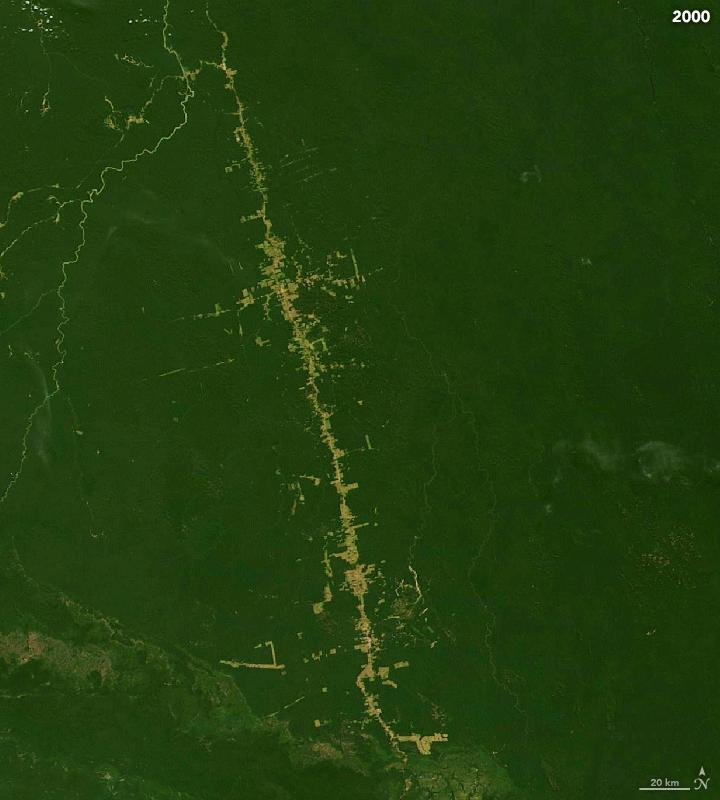
#> input picture Deber_Procesamiento_de_Imagen/frame_001.jpg, 720 x 800 px
$ jupyter execute --allow-errors 'Actividad3 Jorge Garcia.ipynb'
#> lines starting #> are read from the running program, lines starting #| are printed output that depends on the picture; after the words box and inside, x2 and y2 are one past the last pixel; in counts of white or black regions, pixels touching at a corner belong together
## NAME: Jorge García

[cell 1]
import matplotlib.pyplot as plt
import matplotlib.image as mpimg
import numpy as np
import cv2

#### Funciones que se van a usar.

[cell 2]
def aplicar_dilatacion(imagen, tamano_elemento_estructurante=5):
    # Definir el elemento estructurante (kernel) en forma de cuadrado
    kernel = cv2.getStructuringElement(cv2.MORPH_RECT, (tamano_elemento_estructurante, tamano_elemento_estructurante))

    # Aplicar la operación de dilatación
    imagen_dilatada = cv2.dilate(imagen, kernel)

    return imagen_dilatada

[cell 3]
def obtener_imprimir_estadisticas(imagen):
    media = np.mean(imagen)
    desviacion_estandar = np.std(imagen)
    mediana = np.median(imagen)
    valor_maximo = np.max(imagen)
    valor_minimo = np.min(imagen)

    # Imprimir los resultados
    print(f'Media: {media}')
    print(f'Desviación Estándar: {desviacion_estandar}')
    print(f'Mediana: {mediana}')
    print(f'Valor Máximo: {valor_maximo}')
    print(f'Valor Mínimo: {valor_minimo}')
    print('-'*10)

    # Retornar las estadísticas como una tupla
    return media, desviacion_estandar, mediana, valor_maximo, valor_minimo

##### Mostrar - Histograma mostrar_histogramas(histogramas)

[cell 4]
def mostrar_histogramas(histogramas):
    # Mostrar el histograma
    plt.subplot(2, 1, 2)
    plt.plot(histogramas, color='blue')
    plt.title('Histograma de la imagen en escala de grises')
    plt.xlabel('Valor de píxel')
    plt.ylabel('Frecuencia')

    # Mostrar los gráficos
    plt.show()

##### Mostrar Imagenes - mostrar_imagenes(images)

[cell 5]
def mostrar_imagenes(images,title):
    fig, axs = plt.subplots(1, len(images), figsize=(15, 3))

    for i, imagen in enumerate(images):
        axs[i].imshow(imagen, cmap='gray')  # Asegúrate de especificar el mapa de colores si las imágenes son en escala de grises
        axs[i].set_title(title[i])
        axs[i].axis('off')

    plt.show()

##### Mostrar solo una imagen - mostrar_una_imagen(imagen_a_mostrar,title='',gray=False)

[cell 6]
def mostrar_una_imagen(imagen_a_mostrar,title='',gray=False):
    if gray:
        plt.imshow(imagen_a_mostrar, cmap='gray')
    else:
        plt.imshow(imagen_a_mostrar)

    plt.title(title)
    plt.axis('off')
    plt.show()

##### Umbralizacion en HSV - umbralizar_en_HSV(imagen, desplazamiento_h=0, desplazamiento_s=0, desplazamiento_v=0)

[cell 7]
def umbralizar_en_HSV(imagen, desplazamiento_h=0, desplazamiento_s=0, desplazamiento_v=0):
    # Convertir la imagen a formato HSV
    imagen_hsv = cv2.cvtColor(imagen, cv2.COLOR_BGR2HSV)

    # Definir rangos de umbral para cada canal HSV con desplazamientos
    rango_h = (0 + desplazamiento_h, 180 + desplazamiento_h)
    rango_s = (0 + desplazamiento_s, 255 + desplazamiento_s)
    rango_v = (0 + desplazamiento_v, 255 + desplazamiento_v)

    # Aplicar umbralizado en cada canal
    umbral_h = cv2.inRange(imagen_hsv[:, :, 0], rango_h[0], rango_h[1])
    umbral_s = cv2.inRange(imagen_hsv[:, :, 1], rango_s[0], rango_s[1])
    umbral_v = cv2.inRange(imagen_hsv[:, :, 2], rango_v[0], rango_v[1])

    # Combinar los umbrales
    resultado_umbral = cv2.bitwise_and(imagen, imagen, mask=cv2.bitwise_and(umbral_h, cv2.bitwise_and(umbral_s, umbral_v)))

    return resultado_umbral

##### Aplica una apertura aplicar_apertura(imagen, tamano_elemento_estructurante=5)

[cell 8]
def aplicar_apertura(imagen, tamano_elemento_estructurante=5):
    # Definir el elemento estructurante (kernel) en forma de cuadrado
    kernel = cv2.getStructuringElement(cv2.MORPH_RECT, (tamano_elemento_estructurante, tamano_elemento_estructurante))

    # Aplicar la operación de apertura
    imagen_apertura = cv2.morphologyEx(imagen, cv2.MORPH_OPEN, kernel)

    return imagen_apertura

##### Ajusta la imagen - imadjust(src, tol=1, in_range=(0, 255), out_range=(0, 255))

[cell 9]
def imadjust(src, tol=1, in_range=(0, 255), out_range=(0, 255)):
    # src : imagen de entrada en formato CV_8UC1
    # tol : tolerancia, de 0 a 100.
    # in_range : límites de la imagen de entrada
    # out_range : límites de la imagen de salida

    dst = src.copy()

    tol = max(0, min(100, tol))

    if tol > 0:
        # Calcular límites de entrada y salida

        # Histograma
        hist = cv2.calcHist([src], [0], None, [256], [0, 256])

        # Histograma acumulativo
        cum = hist.cumsum()

        # Calcular límites
        total = src.size
        low_bound = total * tol // 100
        upp_bound = total * (100 - tol) // 100
        in_range = np.searchsorted(cum, low_bound), np.searchsorted(cum, upp_bound)

    # Estirar
    scale = (out_range[1] - out_range[0]) / (in_range[1] - in_range[0])
    dst = np.clip((src - in_range[0]) * scale + 0.5 + out_range[0], out_range[0], out_range[1]).astype(np.uint8)

    return dst

[cell 10]
def mostrar_imagen_cv(imgin):
    cv2.imshow('Imagen Binarizada', imgin)
    cv2.waitKey(0)
    cv2.destroyAllWindows()

#### Tomar las imágenes que se van a trabajar.

[cell 11]
# Rutas de las imágenes
rutas_imagenes = [
    "frame_001.jpg",
    "frame_005.jpg",
    "frame_009.jpg",
    "frame_013.jpg",
    "frame_017.jpg"
]
nombres =['2000','2004','2008','2012','2016']

imagenes = []

#> (the rest of this cell did not finish here and is left out)

[cell 12]
# Mostrar las imágenes usando Matplotlib
fig, axs = plt.subplots(1, 5, figsize=(15, 3))

for i, imagen in enumerate(imagenes):
    #mostrar_una_imagen(imagen,title=nombres[i])
    axs[i].imshow(imagen)
    axs[i].set_title(nombres[i])
    axs[i].axis('off')
#> this loop made 4 passes

plt.show()
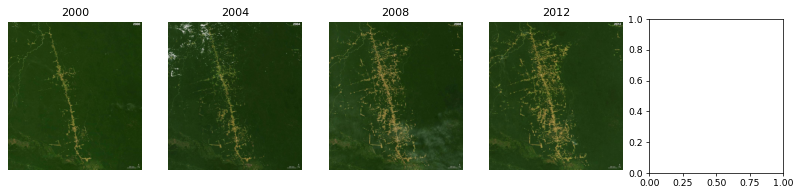
#> figure drawn by matplotlib, 4 panels

#### Eliminar Números y Letras

[cell 13]
imagenes_HSV_umbralizada = []
for i,pic in enumerate(imagenes):
    resultado =umbralizar_en_HSV(pic,72,75,90) #Los valores fueron encontrados con prueba y error.
    imagenes_HSV_umbralizada.append(resultado)
#> this loop made 4 passes
#> pass 1, in umbralizar_en_HSV, `umbral_h = cv2.inRange(imagen_hsv[:, :, 0], rango_h[0], rango_h[1])`:
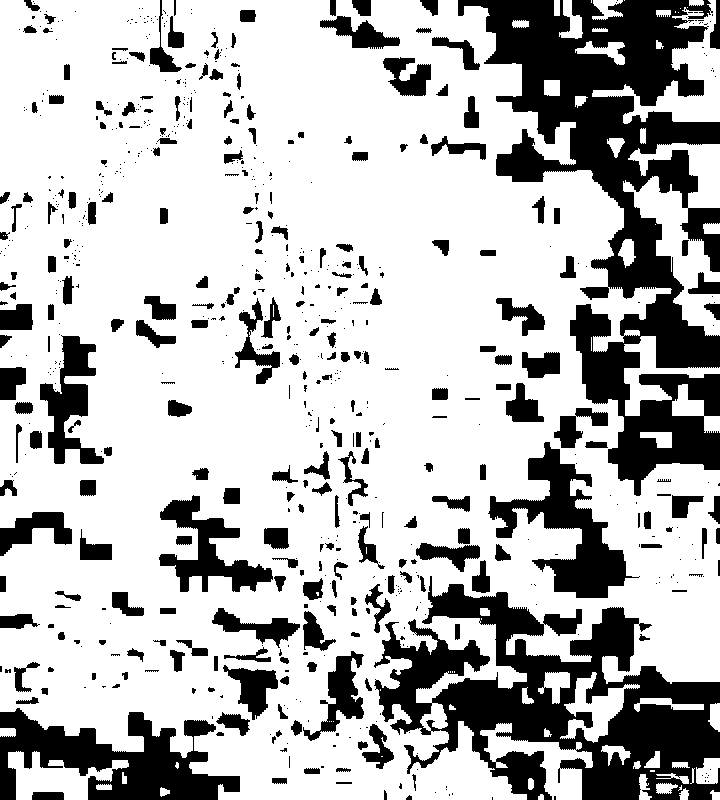
#> umbral_h: shape (800, 720); 72.8% white; 745 black regions (470 under 20 px), largest, box (x1, y1, x2, y2) and area: (458, 0, 720, 496) 50041, (374, 576, 720, 800) 35290, (0, 708, 240, 800) 11189
#> pass 1, in umbralizar_en_HSV, `umbral_s = cv2.inRange(imagen_hsv[:, :, 1], rango_s[0], rango_s[1])`:
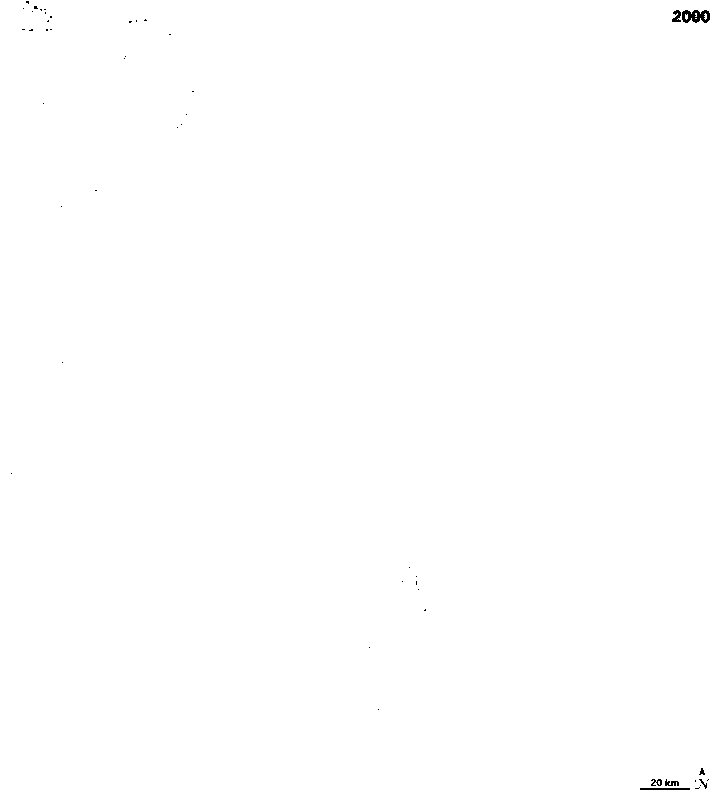
#> umbral_s: shape (800, 720); 99.9% white; black in thin lines or dots
#> pass 1, in umbralizar_en_HSV, `umbral_v = cv2.inRange(imagen_hsv[:, :, 2], rango_v[0], rango_v[1])`:
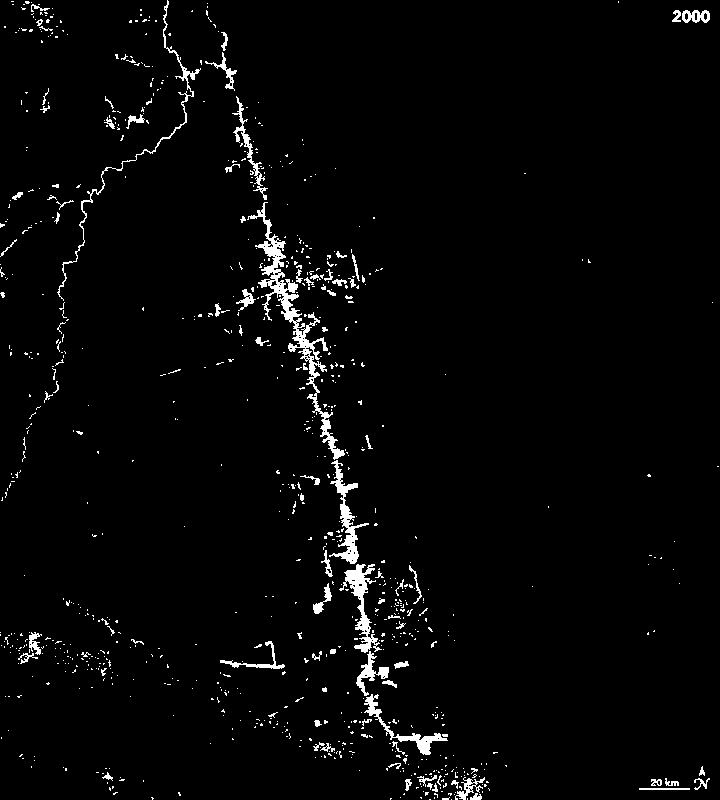
#> umbral_v: shape (800, 720); 2.6% white; 865 white regions (775 under 20 px), largest, box (x1, y1, x2, y2) and area: (247, 202, 345, 460) 2832, (339, 564, 382, 653) 1070, (329, 460, 369, 564) 1014
#> after the loop, imagenes_HSV_umbralizada = 4 items
    #mostrar_una_imagen(resultado,nombres[i])

mostrar_imagenes(imagenes_HSV_umbralizada,nombres)
#> the loop in mostrar_imagenes, `for i, imagen in enumerate(images):` made 4 passes
#mostrar_imagen_cv(imagenes_HSV_umbralizada[0])

#### Conversión a Escala de Grises:

[cell 14]
imagenes_grises = []
for i,pic in enumerate(imagenes_HSV_umbralizada):
    gray_img = cv2.cvtColor(pic, cv2.COLOR_BGR2GRAY)
    imagenes_grises.append(gray_img)
#> after the loop, imagenes_grises = 4 items
    #mostrar_una_imagen(gray_img,nombres[i],gray=True)

mostrar_imagenes(imagenes_grises,nombres)
#> the loop in mostrar_imagenes (call 2), `for i, imagen in enumerate(images):` made 4 passes

#### Ajustamos la imagen.

[cell 15]
imagenes_ajustadas = []
for i,pic in enumerate(imagenes_grises):
    ajustar = imadjust(pic, tol=2)
    imagenes_ajustadas.append(ajustar)
#> this loop made 4 passes
#> (in_range in imadjust, scale in imadjust) on passes 1 to 4: ((0, 77), 3.31), ((0, 80), 3.19), ((0, 112), 2.28), ((0, 109), 2.34)
#> after the loop, imagenes_ajustadas = 4 items
    #mostrar_una_imagen(ajustar,nombres[i])

mostrar_imagenes(imagenes_ajustadas,nombres)

#### Apertura y Dilatación Morfológica

[cell 16]
imagenes_morph=[]
for i,pic in enumerate(imagenes_ajustadas):
    img = aplicar_apertura(pic,3)
    img =aplicar_dilatacion(img,2)
    imagenes_morph.append(img)
#> this loop made 4 passes
#> pass 1, in aplicar_apertura, `imagen_apertura = cv2.morphologyEx(imagen, cv2.MORPH_OPEN, kernel)`:
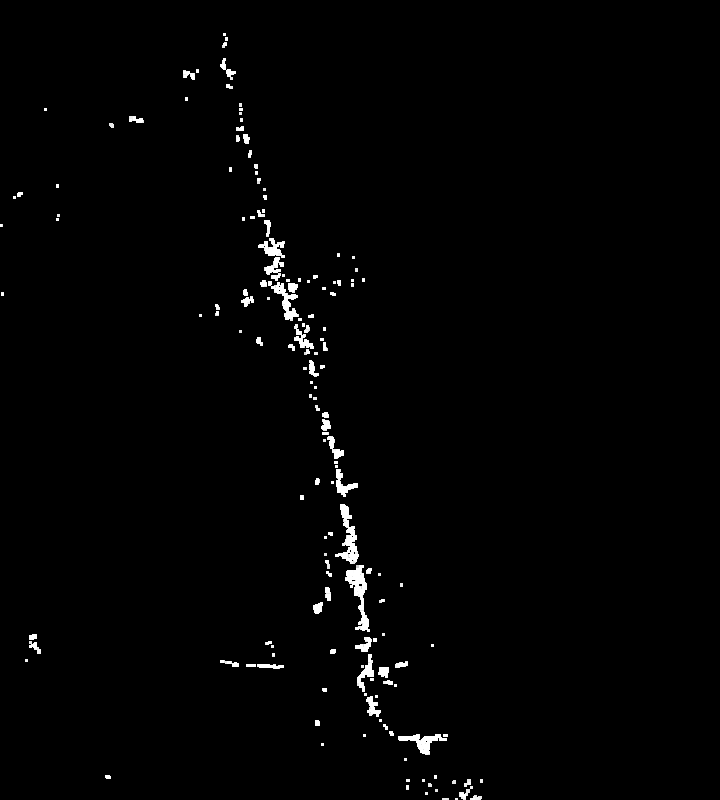
#> imagen_apertura: shape (800, 720); min 0, max 255, mean 3.1
#> after the loop, imagenes_morph = 4 items
    #mostrar_una_imagen(img,nombres[i],gray=True)
mostrar_imagenes(imagenes_morph,nombres)
#> the loop in mostrar_imagenes (call 4), `for i, imagen in enumerate(images):` made 4 passes
#> in mostrar_imagenes (call 4), `plt.show()`:
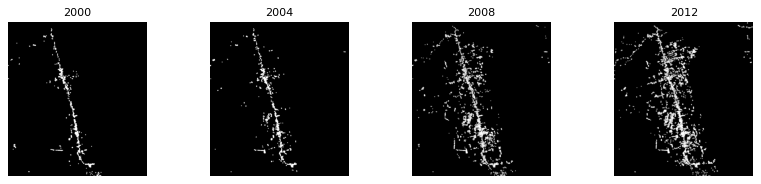
#> figure drawn by matplotlib, 4 panels

#### Binarizamos la imagen

[cell 17]
imagenes_binarizadas = []

for i,pic in enumerate(imagenes_morph):
    nivel_umbral =29 #Número encontrado debido a diversas pruebas
    img_binaria = np.where(pic >= nivel_umbral, 255, 0).astype(np.uint8)
    imagenes_binarizadas.append(img_binaria)
#> this loop made 4 passes
#> pass 1, `img_binaria = np.where(pic >= nivel_umbral, 255, 0).astype(np.uint8)`:
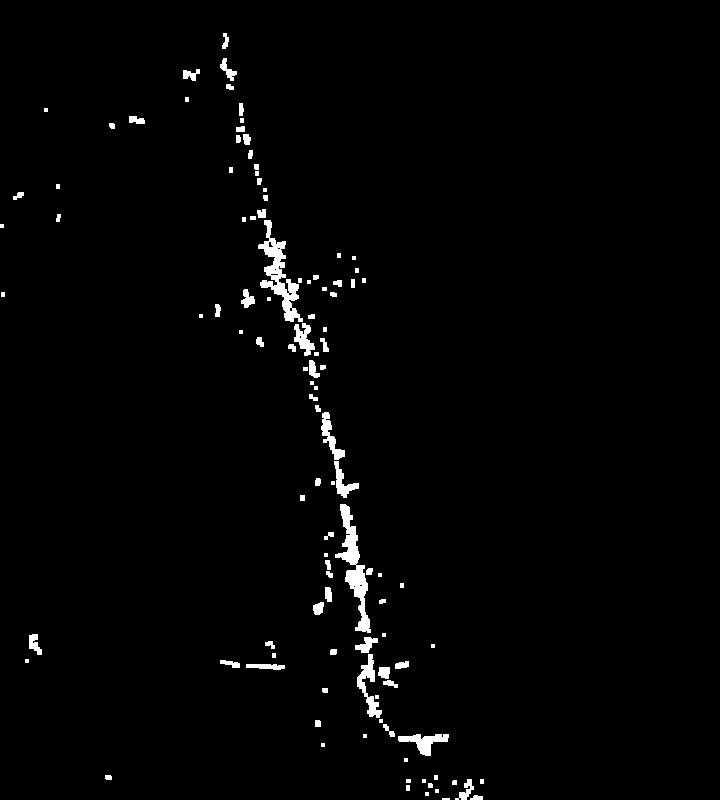
#> img_binaria: shape (800, 720); 1.7% white; 111 white regions (25 under 20 px), largest, box (x1, y1, x2, y2) and area: (335, 504, 371, 633) 1489, (258, 220, 303, 322) 1457, (357, 654, 382, 718) 574
#> after the loop, imagenes_binarizadas = 4 items

    #mostrar_una_imagen(imagenes_binarizadas)
mostrar_imagenes(imagenes_binarizadas,nombres)

#### Superposición de imágenes para resaltar áreas desforestadas.

[cell 18]
img_final = []
for pict, orig in zip(imagenes_binarizadas, imagenes):
    if orig.shape[:2] != pict.shape[:2]:
        pict = cv2.resize(pict, (orig.shape[1], orig.shape[0]))
    pict_color = cv2.cvtColor(pict, cv2.COLOR_GRAY2BGR)
    # Hacer una máscara utilizando la imagen binarizada
    mascara = pict_color > 0
    # Cambiar el valor de los píxeles donde la máscara es verdadera a celeste [0, 255, 255]
    resultado = np.where(mascara, [0, 255, 255], orig)
    img_final.append(resultado)
#> this loop made 4 passes
#> pass 1, `resultado = np.where(mascara, [0, 255, 255], orig)`:
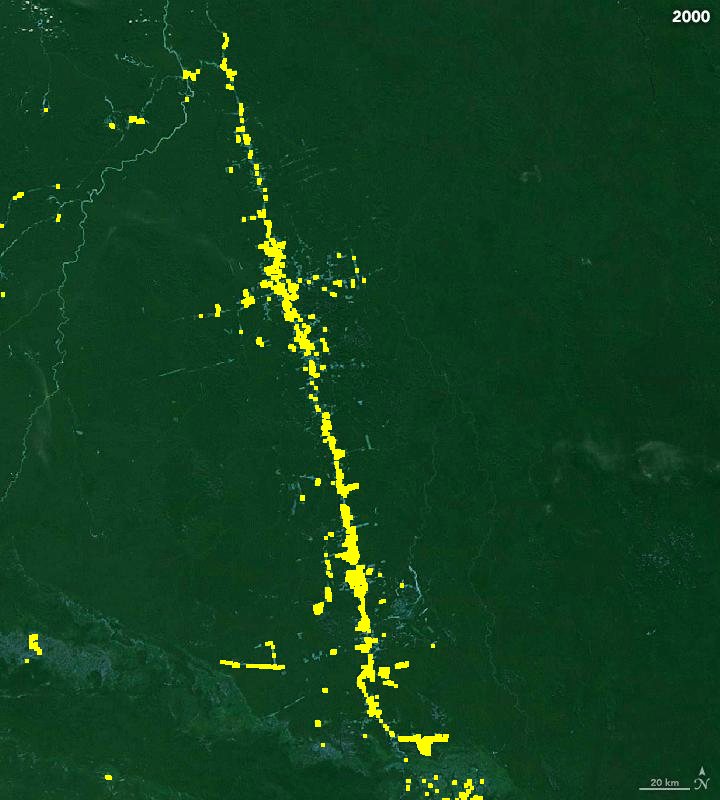
#> resultado: shape (800, 720, 3) int64; mean B, G, R 31.9, 64.2, 17.1
#> after the loop:
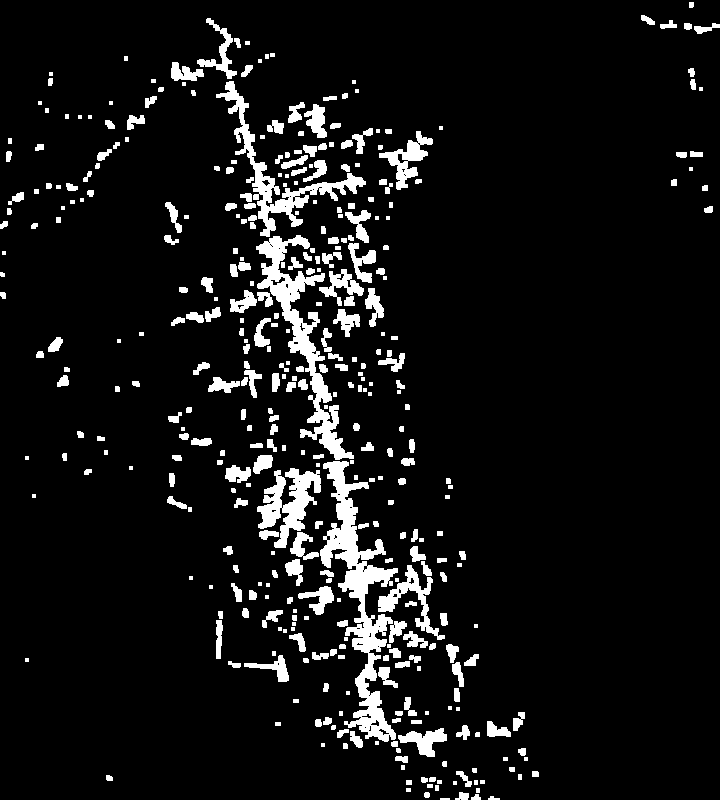
#> mascara: shape (800, 720, 3) bool; 7.8% white; 394 white regions (72 under 20 px), largest, box (x1, y1, x2, y2) and area: (320, 461, 398, 742) 6519, (256, 235, 354, 460) 4732, (216, 81, 366, 237) 3204
#> after the loop, img_final = 4 items
    #mostrar_una_imagen(resultado)

mostrar_imagenes(img_final,nombres)
#> the loop in mostrar_imagenes (call 6), `for i, imagen in enumerate(images):` made 4 passes
#> in mostrar_imagenes (call 6), `plt.show()`:
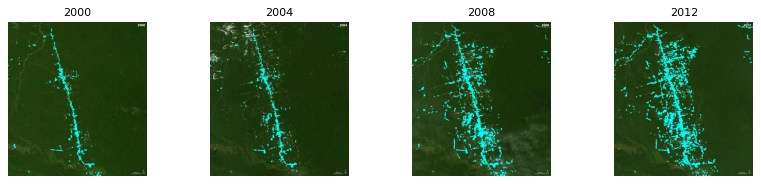
#> figure drawn by matplotlib, 4 panels; B, G, R data is drawn as R, G, B

### Resultados obtenidos

[cell 19]
areas = []
for pic in imagenes_binarizadas:

    contornos, _ = cv2.findContours(pic, cv2.RETR_EXTERNAL, cv2.CHAIN_APPROX_SIMPLE)

    # Calcular el área para cada contorno encontrado
    area_total = 0

    # Calcular el área para cada contorno encontrado y sumar al área total
    for contorno in contornos:
        area = cv2.contourArea(contorno)
        area_total += area

    relacion_pixeles_metros = (51/20) # Cada 51 píxeles equivalen a 20 km

    # Convertir el área total de píxeles a metros cuadrados
    area_total_metros_cuadrados = round(area_total * (relacion_pixeles_metros**2))

    areas.append(area_total_metros_cuadrados)

    print(f"Área total de la imagen: {area_total_metros_cuadrados} m2")
#> this loop made 4 passes
#> area_total_metros_cuadrados on passes 1 to 4: 49900, 63542, 173701, 240394
#| Área total de la imagen: 49900 m2
#| Área total de la imagen: 63542 m2
#| Área total de la imagen: 173701 m2
#| Área total de la imagen: 240394 m2
#> after the loop, areas = [49900, 63542, 173701, 240394]
